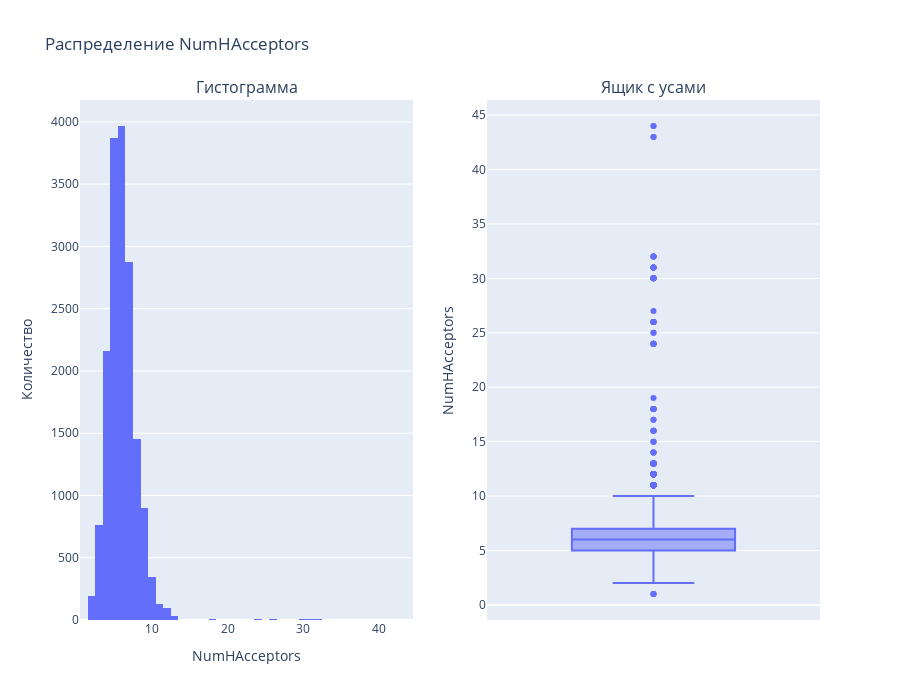

Notebook source saved alongside this figure:
### Markdown cell above
## `NumHAcceptors`

Количество атомов (обычно кислород и азот), способных принимать участие в образовании водородной связи. Этот параметр, как и число доноров, напрямую влияет на полярность молекулы и ее способность проходить через биологические мембраны. Согласно самому известному набору правил в медицинской химии, "Правилу пяти" Липински, для хорошей пероральной биодоступности (способности всасываться в ЖКТ) молекула должна иметь не более 10 акцепторов водородных связей.

### Code cell
plot_distribution(df, 'NumHAcceptors', 45)

### Figure 1 — Plotly figure (JSON) as saved in the notebook; plotly's stock layout.template omitted (floating-point values rounded to 4 significant figures; data arrays with more than 128 entries replaced by an {"elided": "..."} marker saying what was removed)
{"data": [{"bingroup": "x", "hovertemplate": "NumHAcceptors=%{x}<br>count=%{y}<extra></extra>", "legendgroup": "", "marker": {"color": "#636efa", "pattern": {"shape": ""}}, "name": "", "nbinsx": 45, "orientation": "v", "showlegend": false, "type": "histogram", "x": {"elided": "16853 int values"}, "xaxis": "x", "yaxis": "y"}, {"alignmentgroup": "True", "hovertemplate": "NumHAcceptors=%{y}<extra></extra>", "legendgroup": "", "marker": {"color": "#636efa"}, "name": "", "notched": false, "offsetgroup": "", "orientation": "v", "showlegend": false, "type": "box", "x0": " ", "xaxis": "x2", "y": {"elided": "16853 int values"}, "y0": " ", "yaxis": "y2"}], "layout": {"annotations": [{"font": {"size": 16}, "showarrow": false, "text": "Гистограмма", "x": 0.225, "xanchor": "center", "xref": "paper", "y": 1, "yanchor": "bottom", "yref": "paper"}, {"font": {"size": 16}, "showarrow": false, "text": "Ящик с усами", "x": 0.775, "xanchor": "center", "xref": "paper", "y": 1, "yanchor": "bottom", "yref": "paper"}], "height": 700, "showlegend": false, "title": {"text": "Распределение NumHAcceptors"}, "xaxis": {"anchor": "y", "domain": [0, 0.45], "title": {"text": "NumHAcceptors"}}, "xaxis2": {"anchor": "y2", "domain": [0.55, 1]}, "yaxis": {"anchor": "x", "domain": [0, 1], "title": {"text": "Количество"}}, "yaxis2": {"anchor": "x2", "domain": [0, 1], "title": {"text": "NumHAcceptors"}}}}
